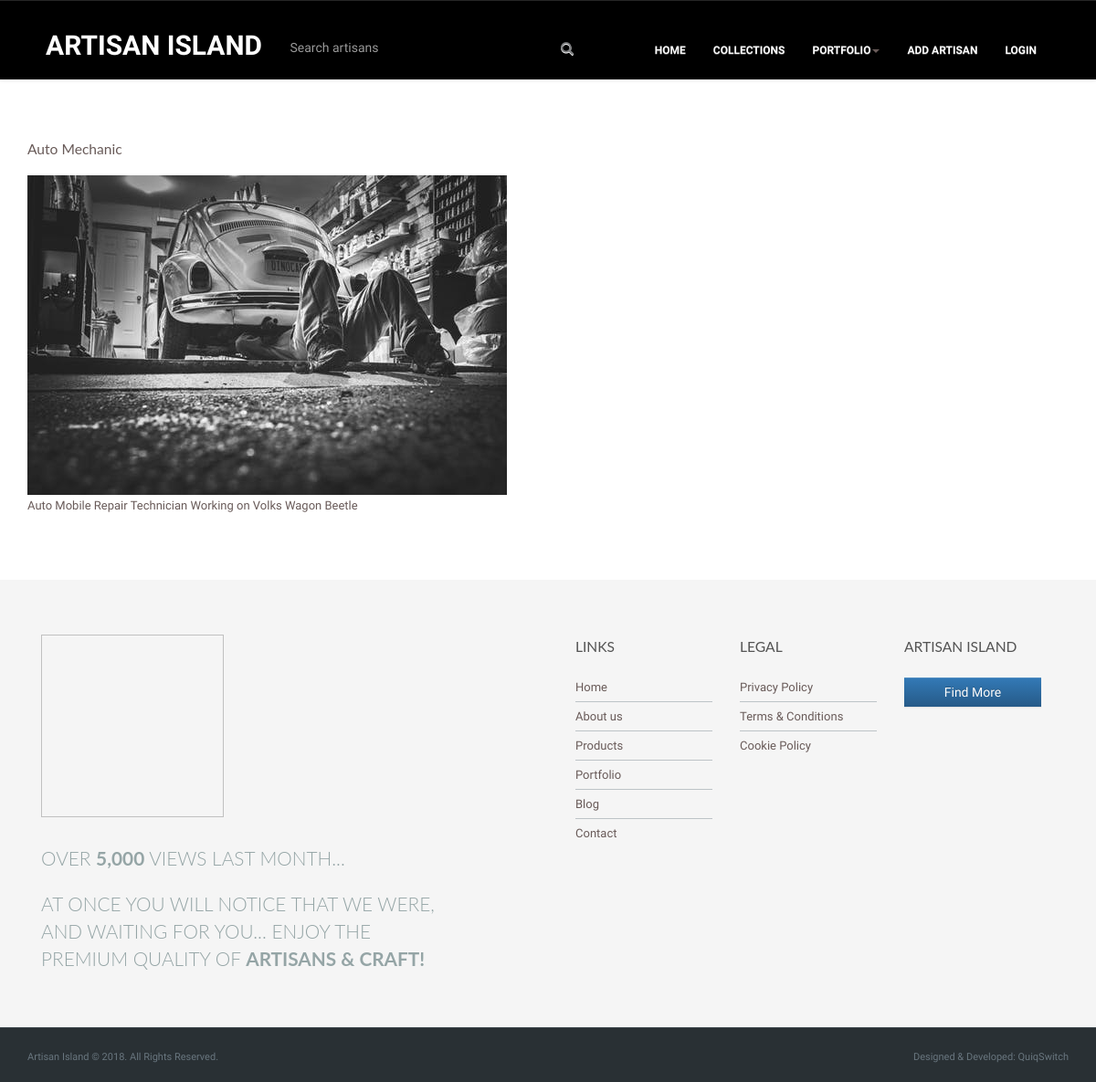
Screenshot of /auto-mechanic/ with the database file from the repository.
### newbreed/models.py (models this page shows, shortened)
class Artisan(models.Model):
    MECHANIC = 'MCH'
    PAINTING = 'PTG'
    CARPENTRY = 'CTY'
    TILING = 'TLG'
    CAT_CHOICES = (
        (MECHANIC, 'MECHANIC'),
        (PAINTING, 'PAINTING'),
        (CARPENTRY, 'CARPENTRY'),
        (TILING, 'TILING'),
    )
    user = models.ForeignKey(settings.AUTH_USER_MODEL, default=1, on_delete=models.CASCADE)
    title = models.CharField(max_length=160)
    category = models.CharField(choices=CAT_CHOICES, default='MECHANIC', max_length=20, )
    image = models.ImageField(null=False, blank=False, default=1)
    width = models.IntegerField(default=338)
    height = models.IntegerField(default=254)
    slug = models.SlugField(default='page-slug', blank=True, unique=True)
    description = models.CharField(max_length=60, null=False, blank=False)
    detail = models.TextField(null=False, blank=False, max_length=2500)
    is_favourite = models.BooleanField(default=False)
    timestamp = models.DateTimeField(auto_now_add=True, auto_now=False)
    class META:
        ordering = ['-timestamp']

### newbreed/views.py (the view)
# urls.py: url(r'^(?P<slug>[\w-]+)/$', views.photo_detail, name='detail'),
def photo_detail(request, slug):
    artisan = get_object_or_404(Artisan, slug=slug)
    return render(request, 'photo_detail.html', {'artisan': artisan})

### templates/photo_detail.html
{% extends 'base.html' %}
{% load static %}
{% block photo_detail %}
    <div class="container" style="padding-top: 150px; padding-bottom: 60px">
         <div class="artisan-detail">
             <div class="artisan">
                 <h4 style="text-transform: capitalize;">{{ artisan.title }}</h4>
                 <section><img src="{{ artisan.image.url }}"></section>
                 <p style="color: #695B59 !important;">{{ artisan.detail }}</p>
             </div>
         </div>
    </div>
{% endblock %}

### live-static/static-root/css/color/brown-color-transparent.css (style rules this page uses)
h1, h2, h3, h4, h5, h6 { color:#695B59; }

### live-static/static-root/css/styles.css (style rules this page uses)
body { background-color: #fff; font: 13px/1.8em "Open Sans", sans-serif; color: #747474; }
h4, .h4 { font-size: 1.2em; letter-spacing: normal; line-height: 27px; margin: 0 0 15px 0; font-family: 'Lato', sans-serif; font-weight: 400 !important; text-transform: uppercase; }

### rows the page displays
Artisan: title "Auto Mechanic", image (picture), detail "Auto Mobile Repair Technician Working on Volks Wagon Beetle"
